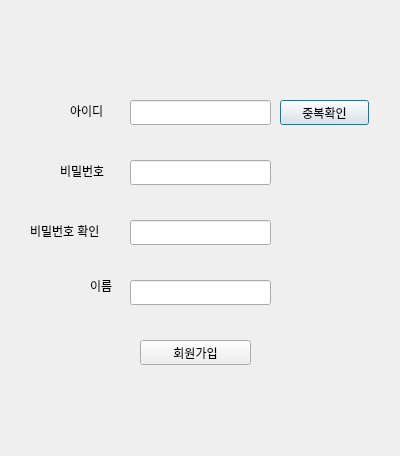
<?xml version="1.0" encoding="UTF-8"?>
<ui version="4.0">
 <class>signup</class>
 <widget class="QDialog" name="signup">
  <property name="geometry">
   <rect>
    <x>0</x>
    <y>0</y>
    <width>400</width>
    <height>456</height>
   </rect>
  </property>
  <property name="windowTitle">
   <string>Dialog</string>
  </property>
  <widget class="QLineEdit" name="lineEdit">
   <property name="geometry">
    <rect>
     <x>130</x>
     <y>100</y>
     <width>141</width>
     <height>25</height>
    </rect>
   </property>
  </widget>
  <widget class="QLineEdit" name="lineEdit_2">
   <property name="geometry">
    <rect>
     <x>130</x>
     <y>160</y>
     <width>141</width>
     <height>25</height>
    </rect>
   </property>
  </widget>
  <widget class="QLineEdit" name="lineEdit_3">
   <property name="geometry">
    <rect>
     <x>130</x>
     <y>220</y>
     <width>141</width>
     <height>25</height>
    </rect>
   </property>
  </widget>
  <widget class="QLineEdit" name="lineEdit_4">
   <property name="geometry">
    <rect>
     <x>130</x>
     <y>280</y>
     <width>141</width>
     <height>25</height>
    </rect>
   </property>
  </widget>
  <widget class="QLabel" name="label">
   <property name="geometry">
    <rect>
     <x>70</x>
     <y>100</y>
     <width>51</width>
     <height>21</height>
    </rect>
   </property>
   <property name="text">
    <string>아이디</string>
   </property>
  </widget>
  <widget class="QLabel" name="label_2">
   <property name="geometry">
    <rect>
     <x>60</x>
     <y>160</y>
     <width>61</width>
     <height>21</height>
    </rect>
   </property>
   <property name="text">
    <string>비밀번호</string>
   </property>
  </widget>
  <widget class="QLabel" name="label_3">
   <property name="geometry">
    <rect>
     <x>30</x>
     <y>220</y>
     <width>91</width>
     <height>21</height>
    </rect>
   </property>
   <property name="text">
    <string>비밀번호 확인</string>
   </property>
  </widget>
  <widget class="QLabel" name="label_4">
   <property name="geometry">
    <rect>
     <x>90</x>
     <y>275</y>
     <width>31</width>
     <height>21</height>
    </rect>
   </property>
   <property name="text">
    <string>이름</string>
   </property>
  </widget>
  <widget class="QLabel" name="label_5">
   <property name="geometry">
    <rect>
     <x>130</x>
     <y>130</y>
     <width>141</width>
     <height>20</height>
    </rect>
   </property>
   <property name="font">
    <font>
     <pointsize>8</pointsize>
    </font>
   </property>
   <property name="text">
    <string/>
   </property>
  </widget>
  <widget class="QLabel" name="label_6">
   <property name="geometry">
    <rect>
     <x>130</x>
     <y>250</y>
     <width>141</width>
     <height>20</height>
    </rect>
   </property>
   <property name="font">
    <font>
     <pointsize>8</pointsize>
    </font>
   </property>
   <property name="text">
    <string/>
   </property>
  </widget>
  <widget class="QPushButton" name="pushButton">
   <property name="geometry">
    <rect>
     <x>280</x>
     <y>100</y>
     <width>89</width>
     <height>25</height>
    </rect>
   </property>
   <property name="text">
    <string>중복확인</string>
   </property>
  </widget>
  <widget class="QPushButton" name="pushButton_2">
   <property name="geometry">
    <rect>
     <x>140</x>
     <y>340</y>
     <width>111</width>
     <height>25</height>
    </rect>
   </property>
   <property name="text">
    <string>회원가입</string>
   </property>
  </widget>
  <widget class="QLabel" name="label_7">
   <property name="geometry">
    <rect>
     <x>130</x>
     <y>310</y>
     <width>141</width>
     <height>20</height>
    </rect>
   </property>
   <property name="font">
    <font>
     <pointsize>8</pointsize>
    </font>
   </property>
   <property name="text">
    <string/>
   </property>
  </widget>
 </widget>
 <resources/>
 <connections/>
</ui>
